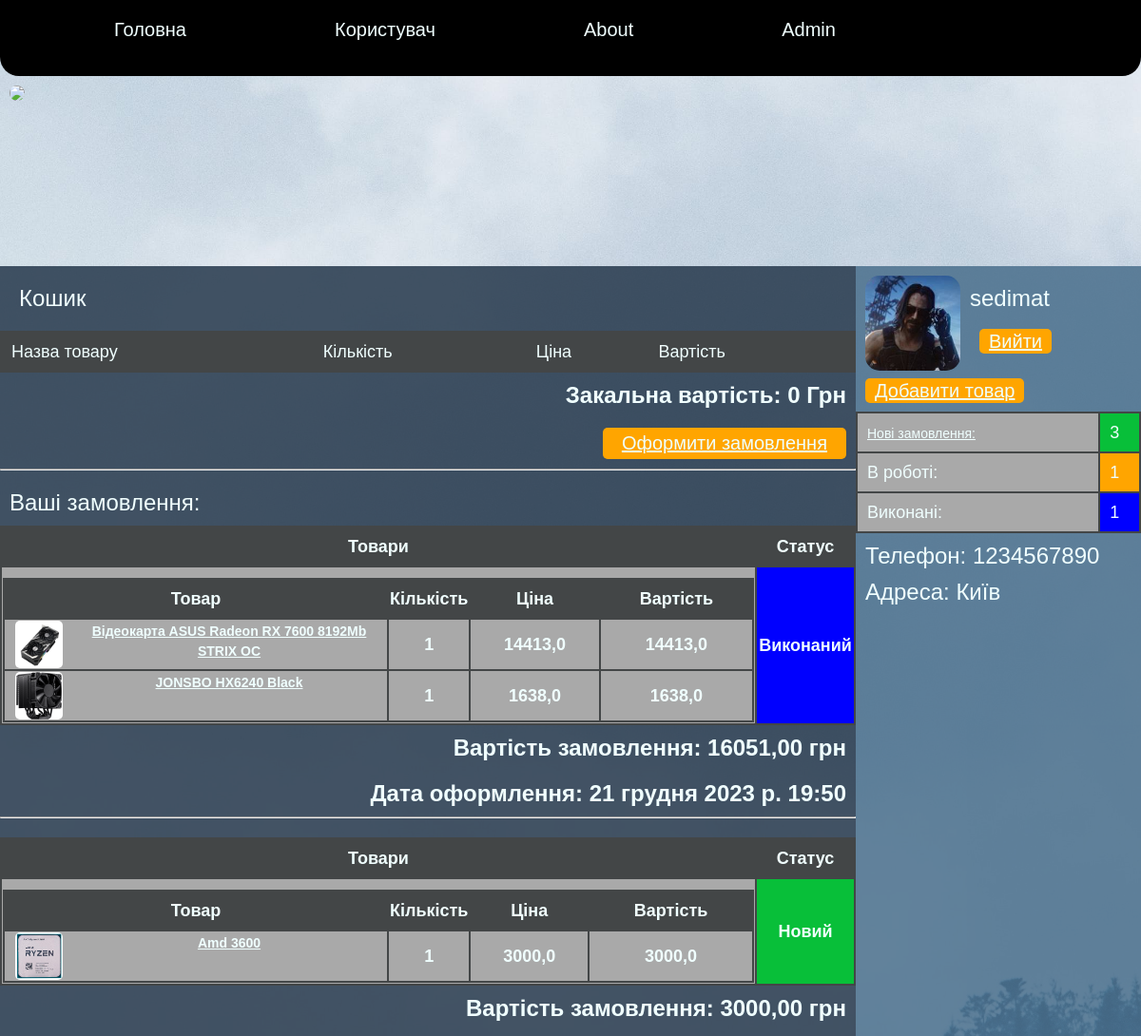
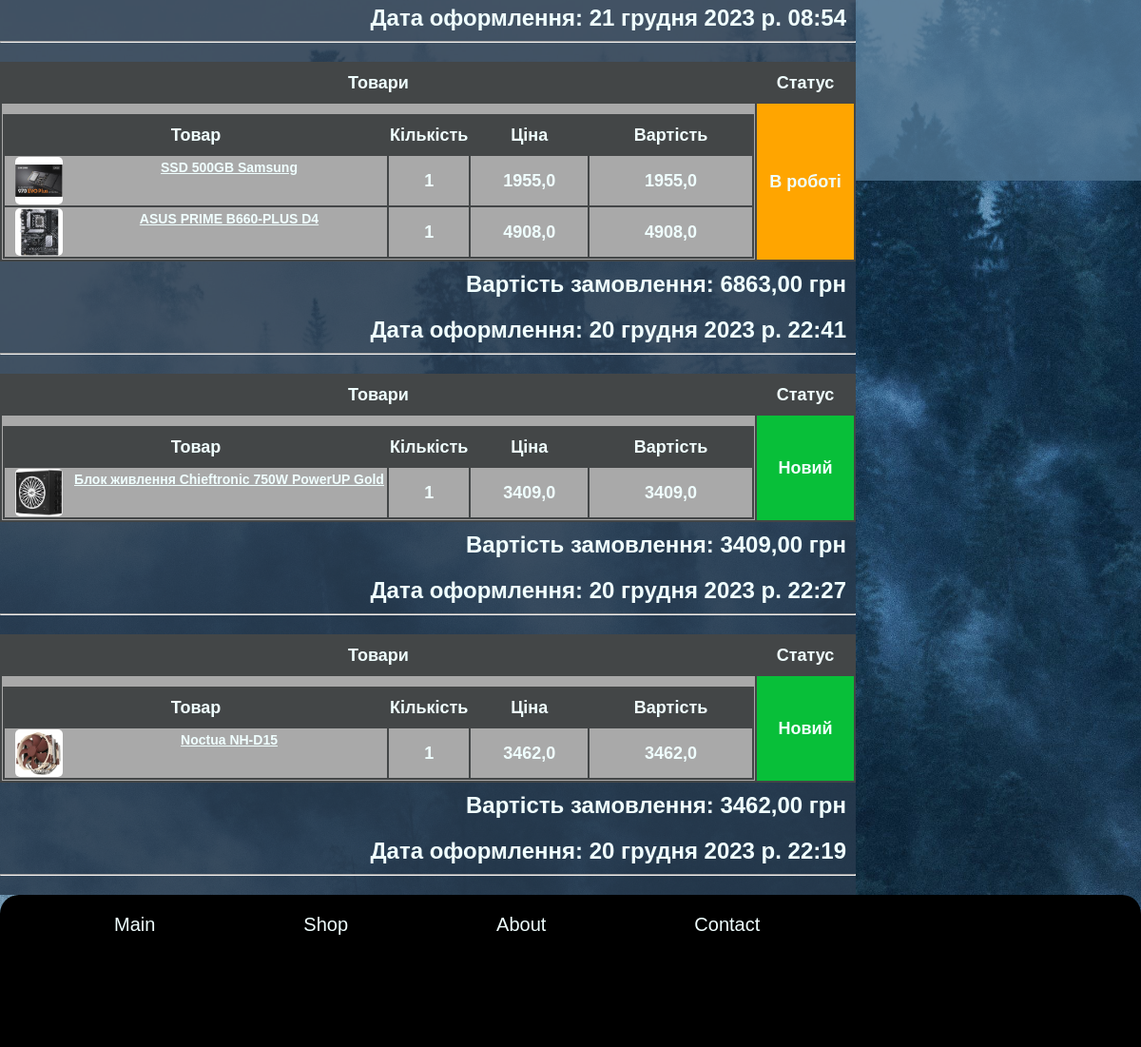
Page /user (signed in) on the committed database (2 pictures, top to bottom).
### Shop/models.py (models this page shows, shortened)
class ImgProduct(models.Model):
    product = models.ForeignKey(Products, on_delete=models.CASCADE, verbose_name="Товар")
    img = models.ImageField(upload_to='img_product', default='prod.jpg')
    class Meta:
        verbose_name = "Зображення"
        verbose_name_plural = "Зображення"

class Products(models.Model):
    name = models.CharField(max_length=50, verbose_name="Назва")
    description = models.TextField(verbose_name="Опис")
    published_date = models.DateTimeField(auto_created=True, verbose_name="Час")
    amount = models.DecimalField(max_digits=10, decimal_places=0, verbose_name="Кількість")
    price = models.DecimalField(max_digits=10, decimal_places=2, verbose_name="Ціна товару")  # вказує число флоат до коми та після
    category = models.ForeignKey(Category, on_delete=models.CASCADE, null=True, blank=True, verbose_name="Категорія")
    def __str__(self):
        return self.name
    class Meta:
        verbose_name = "Товар"
        verbose_name_plural = "Товари"

class ListOrders(models.Model):
    user = models.ForeignKey(User, on_delete=models.CASCADE, verbose_name="Покупець")
    description = models.TextField(verbose_name="Замовлення")
    status = models.PositiveIntegerField(default=1, verbose_name="Статус")
    date = models.DateTimeField(auto_created=True, verbose_name="Час")
    price = models.DecimalField(max_digits=10, decimal_places=2,default=1, verbose_name="Ціна замовлення")
    class Meta:
        verbose_name = "Замовлення"
        verbose_name_plural = "Замовлення"

class UserProfile(models.Model):
    id_user = models.ForeignKey(User, on_delete=models.CASCADE, verbose_name="Користувач")
    avatar = models.ImageField(upload_to='avatar', default='avatar.jpg')
    phone = models.CharField(max_length=13, verbose_name="Телефон")
    address = models.TextField(verbose_name="Адреса")
    class Meta:
        verbose_name = "Користувач"
        verbose_name_plural = "Користувачі"

### Shop/views.py (the view, shortened to what this page needs)
# urls.py: path('user', views.user, name='user'),
def user(request):
    category = Category.objects.all()
    if request.user.username:
        user = User.objects.get(username=request.user.username)
        orders = ListOrders.objects.filter(user=user).order_by("-date")
        list_orders = []
        for i in orders:
            a = json.loads(i.description)
            for it in a:
                product = get_object_or_404(Products, id=it[4])
                imgs = ImgProduct.objects.filter(product=product.id)
                it.append(imgs[0])
                it.append(product)
            list_orders.append([i.user, a, i.status, i.date, i.price])
        basket2 = BufBasket.objects.filter(user=user)
        basket = []
        sum = 0
        if UserInfo(user):
            info = UserInfo(user)
            form = UserRegistrationForm()
            context = {
                'orders': list_orders,
                'category': category,
                'user': user,
                'info': info,
                'form': form,
                'basket': basket,
                'sum': sum
            }
            context.update(ListOrder())
            return render(request, 'Shop/user.html', context=context)
    return render(request, 'Shop/user.html')

### Shop/views.py (called while the page is built)
def ListOrder():
    new = ListOrders.objects.filter(status=1)
    work = ListOrders.objects.filter(status=2)
    end = ListOrders.objects.filter(status=3)
    return {'new': new, 'work': work, 'end': end, 'lnew': len(new), 'lwork': len(work), 'lend': len(end)}

def UserInfo(user):
    try:
        info = UserProfile.objects.get(id_user=user)
        return info
    except:
        return False

### template/Shop/user.html (shortened to what this page needs)
{% extends "Shop/base.html" %}
{% block content1 %}
{% if user.is_authenticated %}
<img class="avatar" src="{{ info.avatar.url }}" width="100">
<p id="product_txt_big" >{{ user.username }}</p>
<a href="{% url 'logout' %}" id="del_bask">Вийти</a>
<br>
{% if request.user.is_staff %}
    <a href="{% url 'creat' %}" id="del_bask">Добавити товар</a>
<br>
<table class="table_basket">
        <tr id="tr1">
            <td><a href="{% url 'orders' %}" id="product_txt">Нові замовлення:</a></td>
            <td style="background-color: #08bf39;">{{ lnew }}</td>
        </tr>
        <tr id="tr1">
            <td>В роботі:</td>
            <td style="background-color: orange;">{{ lwork }}</td>
        </tr>
        <tr id="tr1">
            <td>Виконані:</td>
            <td style="background-color: blue;">{{ lend }}</td>
        </tr>
</table>
{% endif %}
<p class="form-label">Телефон: {{ info.phone }}</p>
<p class="form-label">Адреса: {{ info.address }}</p>
{% endif %}
{% endblock %}
{% block content %}
<p id="product_txt_big">Кошик</p>
<table class="table_basket">
        <tr id="tr2">
            <td>Назва товару</td>
            <td>Кількість</td>
            <td>Ціна</td>
            <td>Вартість</td>
        </tr>
</table>
<h2 id="sum_left"> Закальна вартість: {{ sum }} Грн</h2>
<br>
<a id="order" href="{% url 'order' %}">Оформити замовлення</a>
<hr>
<p class="form-label" >Ваші замовлення:</p>
{% for ord in orders %}
<table class="table_basket">
    <tr id="tr2">
        <th>Товари</th>
        <th width="100">Статус</th>
    </tr>
        <tr id="tr1">
            <th>
                <table class="table_basket">
                <tr id="tr2">
                    <th width="400">Товар</th>
                    <th width="70">Кількість</th>
                    <th>Ціна</th>
                    <th>Вартість</th>
                </tr>
                {% for i in ord.1 %}
                <tr id="tr1">
                    <th><img class="prew" src="{{ i.5.img.url }}"><a id="product_txt" href="{% url 'product' id=i.6.id %}">{{  i.6 }}</a></th>
                    <th>{{ i.1 }}</th>
                    <th>{{ i.2 }}</th>
                    <th>{{ i.3 }}</th>
                </tr>
                {% endfor %}
            </table>
            </th>
                {% if ord.2 == 1 %}
                    <th style="background-color: #08bf39;">Новий</th>
                {% elif ord.2 == 2 %}
                    <th style="background-color: orange;">В роботі</th>
                {% elif ord.2 == 3 %}
                    <th style="background-color: blue;">Виконаний</th>
                {% else %}
                    {{ ord.2 }}
                {% endif %}
        </tr>
</table>
<h2 id="sum_left">Вартість замовлення: {{ ord.4 }} грн</h2>
<br>
<h3 id="sum_left">Дата оформлення: {{ ord.3 }} </h3>
<hr>
{% endfor %}
{% endblock %}

### static/Shop/style.css (style rules this page uses)
body { background-image: url('img/back1.jpg'); background-size: cover; background-position: center; background-repeat: no-repeat; background-attachment: fixed; padding: 0px; margin: 0px; }
hr { clear: both; margin: 0px 0px 20px 0px; }
.form-label { color: azure; font-family: sans-serif; font-size: 24px; margin: 10px; }
.avatar { float: left; border-radius: 15px; margin: 10px; width: 100px; }
.prew { float: left; border-radius: 5px; margin: 0px 10px 0px 10px; width: 50px; }
#product_txt { font-family: sans-serif; font-size: 14px; color: azure; }
#product_txt_big { margin: 20px 20px 20px 20px; font-family: sans-serif; font-size: 24px; color: azure; }
.table_basket { background-color: #434647; width: 100%; font-family: sans-serif; font-size: 18px; color: azure; margin: 10px 0px 0px 0px; }
#sum_left { margin: 10px; float: right; font-family: sans-serif; font-size: 24px; color: azure; }
#del_bask { margin: 10px; border-radius: 5px; background-color: orange; padding: 2px 10px 2px 10px; font-family: sans-serif; font-size: 20px; color: azure; }
#tr1 { height: 40px; background-color: darkgrey; }
#tr2 { height: 40px; }
td { padding: 0px 0px 0px 10px; }
#order { font-family: sans-serif; background-color: orange; float: right; font-size: 20px; color: azure; padding: 5px 20px 5px 20px; margin: 10px; border-radius: 5px; }

### rows in the picture
ImgProduct: img (picture), name "Відеокарта ASUS Radeon RX 7600 8192Mb STRIX OC", i "1", i "14413,0"
ImgProduct: img (picture), name "JONSBO HX6240 Black", i "1", i "1638,0"
ImgProduct: img (picture), name "Amd 3600", i "1", i "3000,0"
ImgProduct: img (picture), name "SSD 500GB Samsung", i "1", i "1955,0"
ImgProduct: img (picture), name "ASUS PRIME B660-PLUS D4", i "1", i "4908,0"
ImgProduct: img (picture), name "Блок живлення Chieftronic 750W PowerUP Gold", i "1", i "3409,0"
ImgProduct: img (picture), name "Noctua NH-D15", i "1", i "3462,0"
UserProfile: avatar (picture), phone "1234567890", address "Київ"

### other values in the picture
{{ sum }} "0"
{{ ord.4 }} "16051,00"
{{ ord.3 }} "21 грудня 2023 р. 19:50"
{{ ord.4 }} "3000,00"
{{ ord.3 }} "21 грудня 2023 р. 08:54"
{{ ord.4 }} "6863,00"
{{ ord.3 }} "20 грудня 2023 р. 22:41"
{{ ord.4 }} "3409,00"
{{ ord.3 }} "20 грудня 2023 р. 22:27"
{{ ord.4 }} "3462,00"
{{ ord.3 }} "20 грудня 2023 р. 22:19"
{{ user.username }} "sedimat"
{{ lnew }} "3"
{{ lwork }} "1"
{{ lend }} "1"
